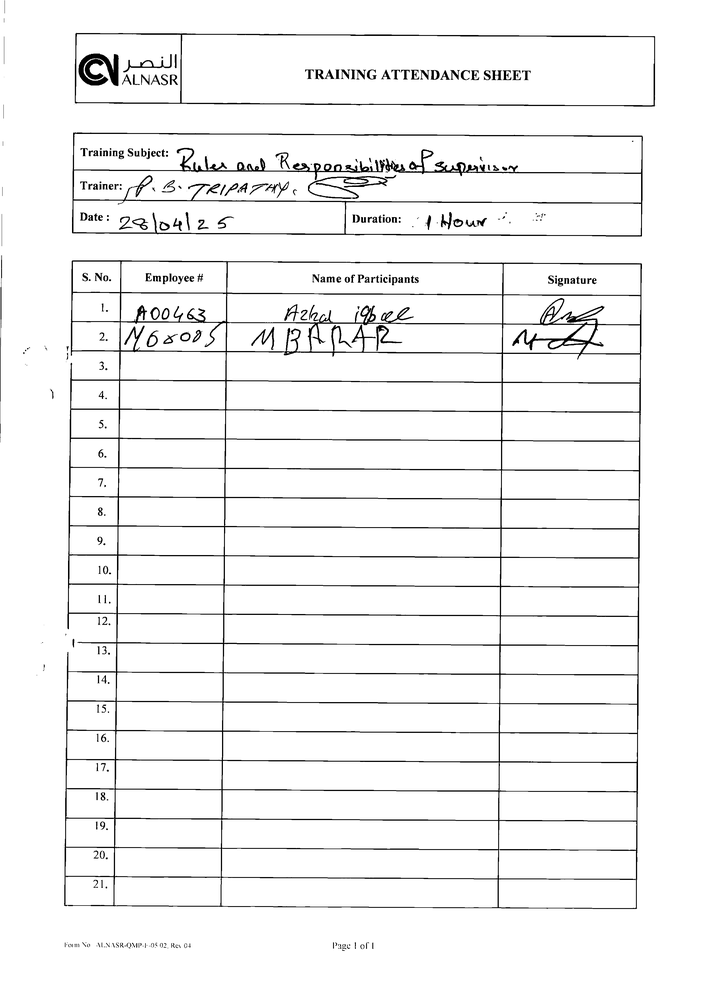
#> input picture tests/enhanced_page.png, 706 x 999 px, shrunk from 2480 x 3506 before the run
$ python -i image_processor.py   (imports and definitions only)
#> lines starting #> are read from the running program, lines starting #| are printed output that depends on the picture; after the words box and inside, x2 and y2 are one past the last pixel; in counts of white or black regions, pixels touching at a corner belong together
#> further down, picture is the input picture: PIL image 706x999 L; min 0, max 255, mean 243.3
from PIL import Image, ImageEnhance, ImageFilter


class ImageProcessor:

    @staticmethod
    def enhance(image: Image.Image) -> Image.Image:
        """
        Enhance a scanned training record for OCR.
        """

        # Convert to greyscale
        image = image.convert("L")

        # Increase contrast
        image = ImageEnhance.Contrast(image).enhance(2.0)
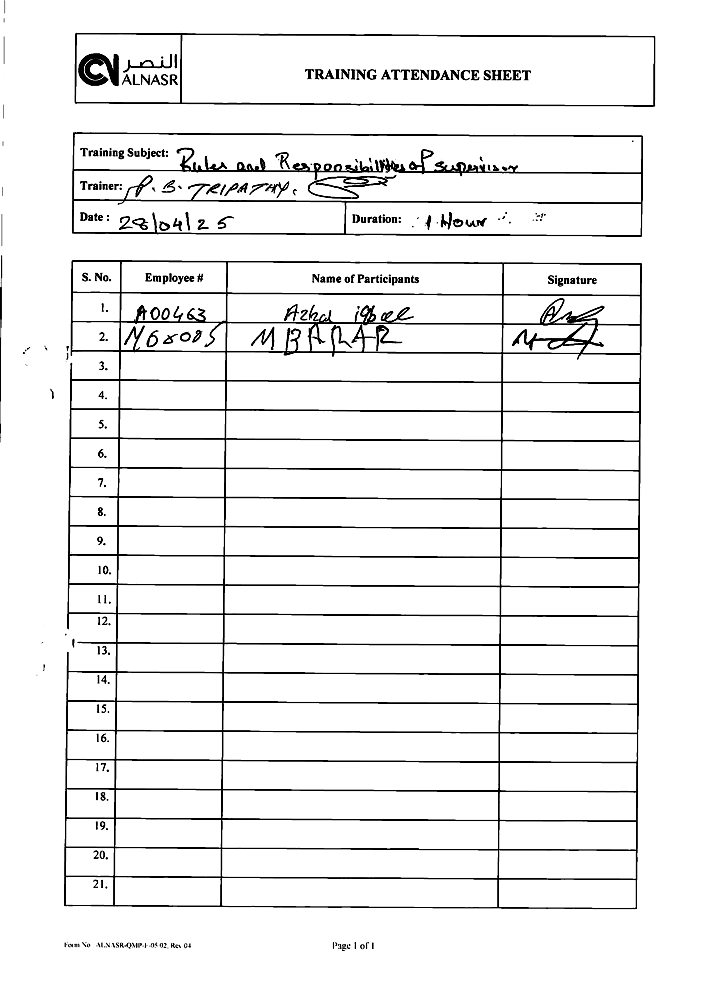
#> image: PIL image 706x999 L; min 0, max 255, mean 238.9

        # Sharpen text
        image = image.filter(ImageFilter.SHARPEN)

        # Convert to pure black & white
        image = image.point(lambda p: 255 if p > 160 else 0)
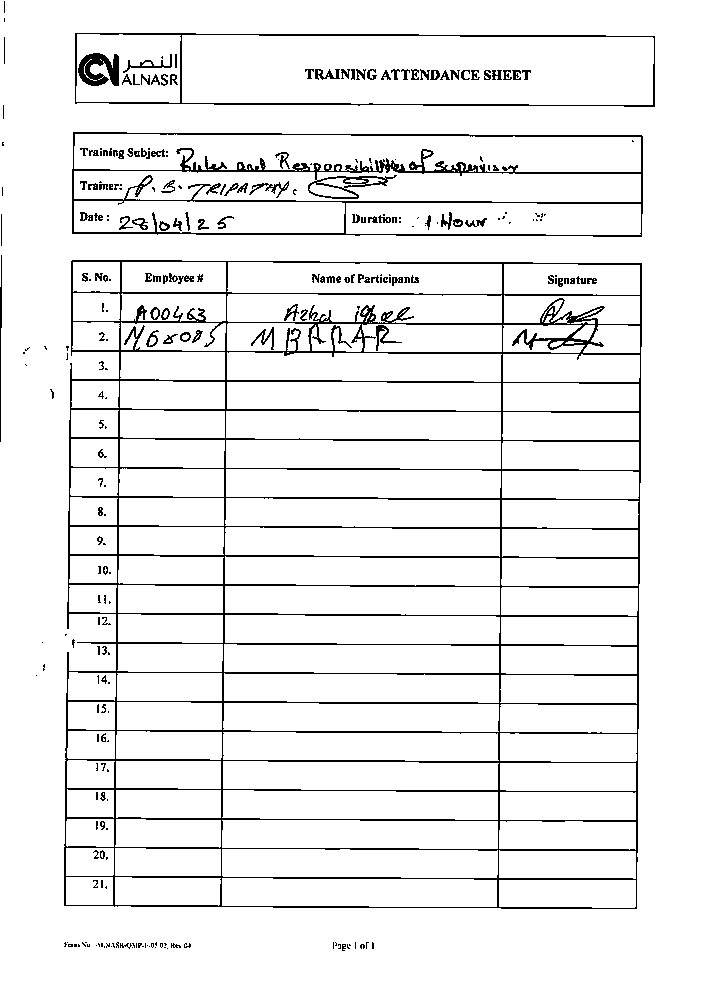
#> image: PIL image 706x999 L; 93.5% white; black in thin lines or dots, all inside (x1, y1, x2, y2) = (0, 1, 655, 951)

        return image

>>> from PIL import Image
>>> picture = Image.open('../tests/enhanced_page.png')
>>> result = ImageProcessor().enhance(picture)
